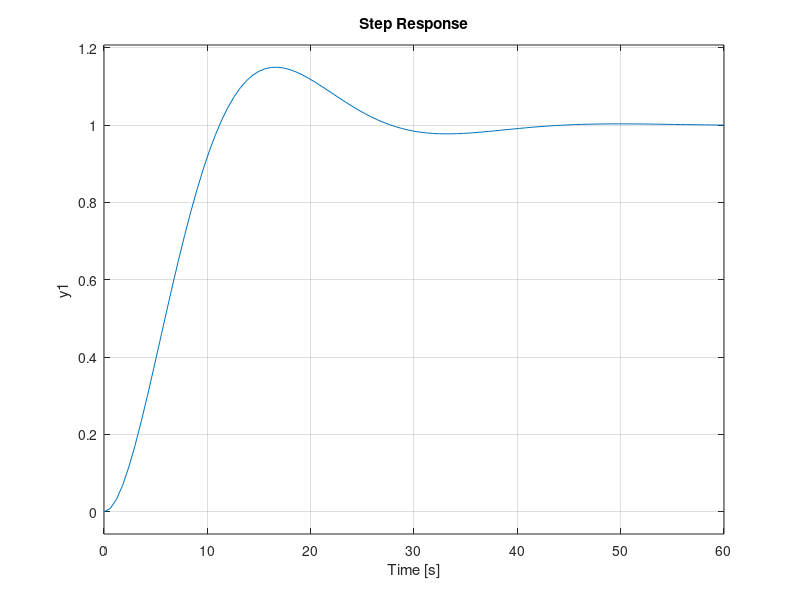
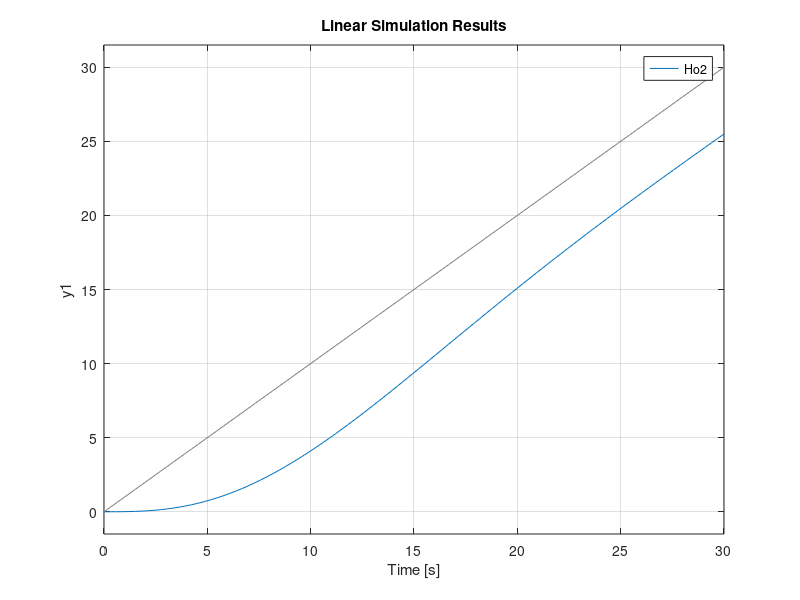
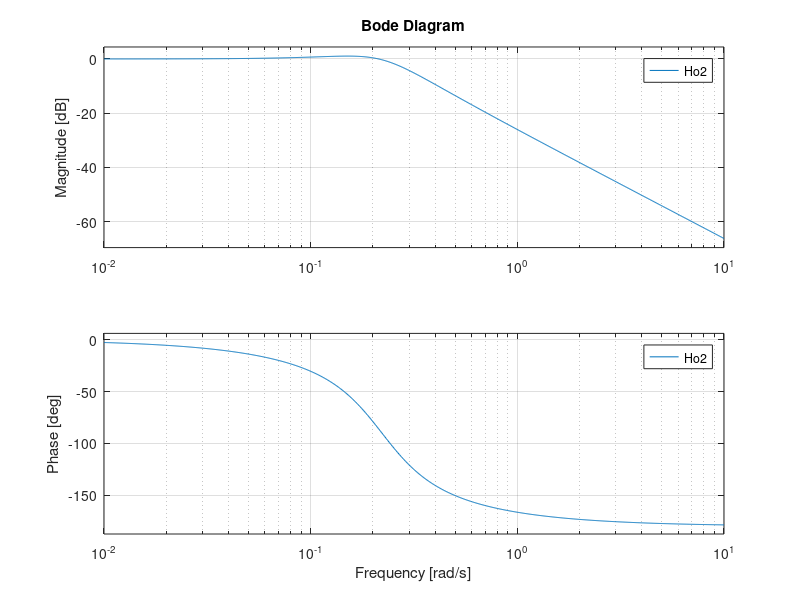
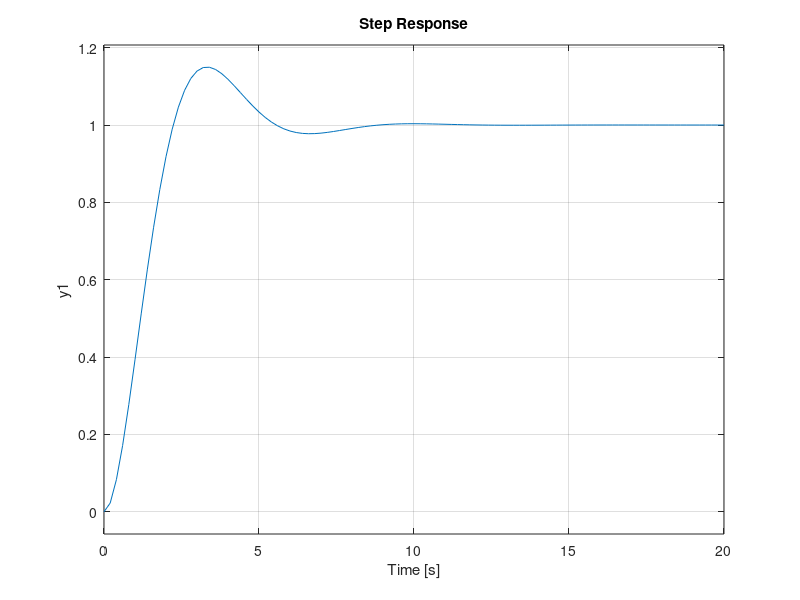

Reproduce these figures in MATLAB, in order.
%% a)
Kf = 2;
Tf = 2;
ts = 35;
Hf = tf(Kf,[Tf 1 0]);
zeta = abs(log(15/100))/sqrt(pi^2+log(15/100)^2);
wn = 4/ts/zeta;
cv = wn/2/zeta;
deltaWb = wn*sqrt(1-2*zeta^2+sqrt(2-4*zeta^2+4*zeta^4));
Ho2 = tf(wn^2,[1 2*zeta*wn wn^2]);
Hc = 1/Hf*Ho2/(1-Ho2);
Ho = Hc*Hf/(1+Hc*Hf);
Ho = minreal(Ho);
figure;
step(Ho2);
t = linspace(0,30);
figure;
lsim(Ho2,t,t)
figure;
bode(Ho2)

%% b)
Kf = 2;
Tf = 2;
ts = 7;
Hf = tf(Kf,[Tf 1 0]);
zeta = abs(log(15/100))/sqrt(pi^2+log(15/100)^2);
wn = 4/ts/zeta;
cv = wn/2/zeta;
deltaWb = wn*sqrt(1-2*zeta^2+sqrt(2-4*zeta^2+4*zeta^4));
Ho2 = tf(wn^2,[1 2*zeta*wn wn^2]);
Hc = 1/Hf*Ho2/(1-Ho2);
Ho = Hc*Hf/(1+Hc*Hf);
Ho = minreal(Ho);
figure;
step(Ho2);
t = linspace(0,30);
figure;
lsim(Ho2,t,t)
figure;
bode(Ho2)

%% c)
Kf = 2;
Tf = 2;
ts = 3.8;
Hf = tf(Kf,[Tf 1 0]);
zeta = abs(log(10/100))/sqrt(pi^2+log(10/100)^2);
wn = 4/ts/zeta;
cv = wn/2/zeta;
deltaWb = wn*sqrt(1-2*zeta^2+sqrt(2-4*zeta^2+4*zeta^4));
Ho2 = tf(wn^2,[1 2*zeta*wn wn^2]);
Hc = 1/Hf*Ho2/(1-Ho2);
Ho = Hc*Hf/(1+Hc*Hf);
Ho = minreal(Ho);
figure;
step(Ho2);
t = linspace(0,30);
figure;
lsim(Ho2,t,t)
figure;
bode(Ho2)